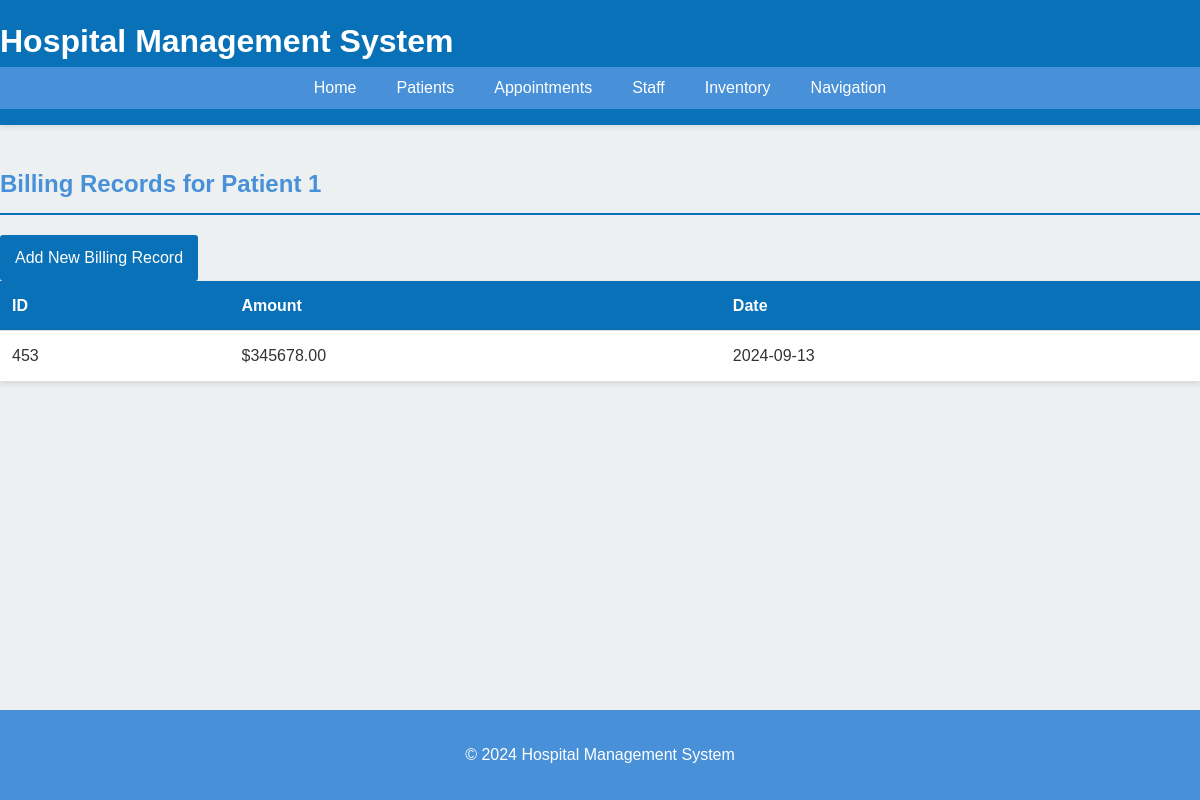
/billing/1, run on the app's committed database.
### app.py (models this page shows)
class BillingRecord(db.Model):
    id = db.Column(db.String(10), primary_key=True)
    patient_id = db.Column(db.String(10), db.ForeignKey('patient.id'), nullable=False)
    amount = db.Column(db.Float, nullable=False)
    date = db.Column(db.Date, nullable=False)

### app.py (the view)
@app.route('/billing/<patient_id>')
def billing(patient_id):
    records = hms.get_billing_records(patient_id)
    return render_template('billing.html', records=records, patient_id=patient_id)

### app.py (called while the page is built)
    def get_billing_records(self, patient_id):
        return BillingRecord.query.filter_by(patient_id=patient_id).all()

### templates/billing.html (shortened to what this page needs)
{% extends "base.html" %}
{% block content %}
<h2>Billing Records for Patient {{ patient_id }}</h2>
<div class="billing-actions">
    <a href="{{ url_for('add_billing') }}" class="btn">Add New Billing Record</a>
</div>
<table>
    <thead>
        <tr>
            <th>ID</th>
            <th>Amount</th>
            <th>Date</th>
        </tr>
    </thead>
    <tbody>
        {% for record in records %}
        <tr>
            <td>{{ record.id }}</td>
            <td>${{ "%.2f"|format(record.amount) }}</td>
            <td>{{ record.date.strftime('%Y-%m-%d') }}</td>
        </tr>
        {% endfor %}
    </tbody>
</table>
{% endblock %}

### static/style.css (style rules this page uses)
:root { --primary-color: #0871b7; --secondary-color: #4890d8; --background-color: #ecf0f1; --text-color: #333; --link-color: #2980b9; --success-color: #2ecc71; --error-color: #e74c3c; }
body { font-family: 'Arial', sans-serif; line-height: 1.6; color: var(--text-color); background-color: var(--background-color); margin: 0; padding: 0; }
h2 { color: var(--secondary-color); border-bottom: 2px solid var(--primary-color); padding-bottom: 10px; margin-bottom: 20px; }
.btn, input[type="submit"] { display: inline-block; background-color: var(--primary-color); color: white; padding: 10px 15px; text-decoration: none; border-radius: 3px; border: none; cursor: pointer; transition: background-color 0.3s; }
table { width: 100%; border-collapse: collapse; margin-bottom: 20px; background-color: white; box-shadow: 0 2px 5px rgba(0,0,0,0.1); }
th, td { padding: 12px; text-align: left; border-bottom: 1px solid #ddd; }
th { background-color: var(--primary-color); color: white; }

### data on the page
BillingRecord: id "453", amount "345678.00", date "2024-09-13"

### other printed values
{{ patient_id }} "1"
